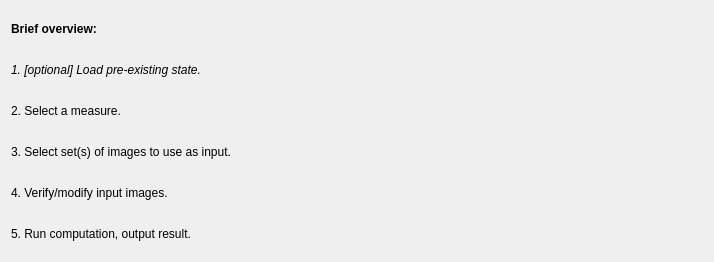
            <widget class="QWidget" name="scrollAreaWidgetContents_2">
             <property name="geometry">
              <rect>
               <x>0</x>
               <y>0</y>
               <width>714</width>
               <height>262</height>
              </rect>
             </property>
             <layout class="QVBoxLayout" name="verticalLayout_9">
              <item>
               <widget class="QLabel" name="label_4">
                <property name="font">
                 <font>
                  <weight>75</weight>
                  <bold>true</bold>
                 </font>
                </property>
                <property name="text">
                 <string>Brief overview:</string>
                </property>
               </widget>
              </item>
              <item>
               <widget class="QLabel" name="label_7">
                <property name="font">
                 <font>
                  <italic>true</italic>
                 </font>
                </property>
                <property name="text">
                 <string>1. [optional] Load pre-existing state.</string>
                </property>
               </widget>
              </item>
              <item>
               <widget class="QLabel" name="label_8">
                <property name="text">
                 <string>2. Select a measure.</string>
                </property>
               </widget>
              </item>
              <item>
               <widget class="QLabel" name="label_9">
                <property name="text">
                 <string>3. Select set(s) of images to use as input.</string>
                </property>
               </widget>
              </item>
              <item>
               <widget class="QLabel" name="label_10">
                <property name="text">
                 <string>4. Verify/modify input images.</string>
                </property>
               </widget>
              </item>
              <item>
               <widget class="QLabel" name="label_12">
                <property name="text">
                 <string>5. Run computation, output result.</string>
                </property>
               </widget>
              </item>
             </layout>
            </widget>
